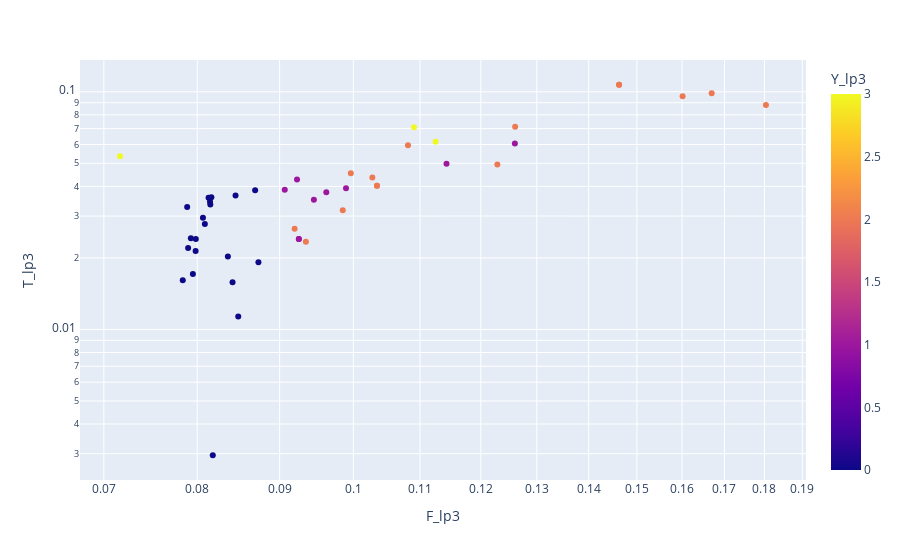

Notebook code cell kept with this figure:
### Code cell
plty.scatter(X_lp3_df, x = "F_lp3", y = "T_lp3", color="Y_lp3", log_x=True, log_y=True)

### Figure 1 — Plotly figure (JSON) as saved in the notebook; plotly's stock layout.template omitted (floating-point values rounded to 4 significant figures)
{"data": [{"hovertemplate": "F_lp3=%{x}<br>T_lp3=%{y}<br>Y_lp3=%{marker.color}<extra></extra>", "legendgroup": "", "marker": {"color": [0, 0, 0, 0, 0, 0, 0, 0, 0, 0, 0, 0, 0, 0, 0, 0, 0, 0, 0, 0, 2, 2, 1, 2, 1, 1, 1, 1, 1, 2, 1, 2, 2, 2, 2, 3, 2, 2, 2, 2, 2, 3, 2, 3, 1, 1, 2], "coloraxis": "coloraxis", "symbol": "circle"}, "mode": "markers", "name": "", "orientation": "v", "showlegend": false, "type": "scatter", "x": [0.0818, 0.08414, 0.0795, 0.08731, 0.07981, 0.07984, 0.08087, 0.07886, 0.08147, 0.0845, 0.08691, 0.08483, 0.07836, 0.08358, 0.07927, 0.07896, 0.08066, 0.08151, 0.08163, 0.0813, 0.1669, 0.1601, 0.126, 0.126, 0.1143, 0.09452, 0.09227, 0.09067, 0.09621, 0.09195, 0.09896, 0.1034, 0.1034, 0.1462, 0.1462, 0.07164, 0.0985, 0.09964, 0.1028, 0.1229, 0.1804, 0.1091, 0.09344, 0.1125, 0.09251, 0.09251, 0.1081], "xaxis": "x", "y": [0.002955, 0.01581, 0.01712, 0.01917, 0.0214, 0.02405, 0.02775, 0.03279, 0.03447, 0.03661, 0.03855, 0.01135, 0.01612, 0.02025, 0.02422, 0.02204, 0.02953, 0.03358, 0.036, 0.03586, 0.0986, 0.09585, 0.06063, 0.07134, 0.0498, 0.03511, 0.04276, 0.03875, 0.03779, 0.02652, 0.03926, 0.04024, 0.04024, 0.1071, 0.1071, 0.05351, 0.03174, 0.04545, 0.0436, 0.04943, 0.08797, 0.07087, 0.0234, 0.06157, 0.02404, 0.02404, 0.05959], "yaxis": "y"}], "layout": {"coloraxis": {"colorbar": {"title": {"text": "Y_lp3"}}, "colorscale": [[0, "#0d0887"], [0.1111, "#46039f"], [0.2222, "#7201a8"], [0.3333, "#9c179e"], [0.4444, "#bd3786"], [0.5556, "#d8576b"], [0.6667, "#ed7953"], [0.7778, "#fb9f3a"], [0.8889, "#fdca26"], [1, "#f0f921"]]}, "legend": {"tracegroupgap": 0}, "margin": {"t": 60}, "xaxis": {"anchor": "y", "domain": [0, 1], "title": {"text": "F_lp3"}, "type": "log"}, "yaxis": {"anchor": "x", "domain": [0, 1], "title": {"text": "T_lp3"}, "type": "log"}}}
